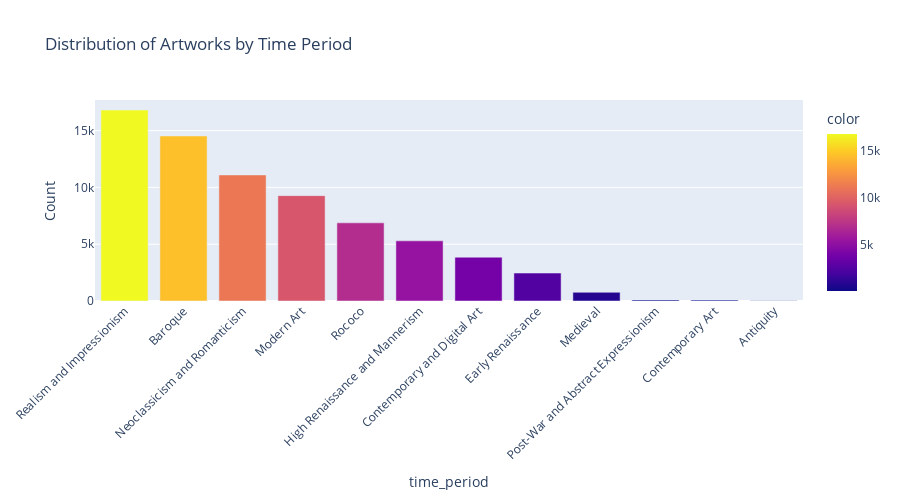

Here is the notebook cell this chart was saved with:
### Code cell
# 1. Time Period Distribution
time_period_counts = df['time_period'].value_counts()
fig1 = px.bar(time_period_counts, 
              title='Distribution of Artworks by Time Period',
              labels={'index': 'Time Period', 'value': 'Count'},
              color=time_period_counts.values,
              height=500)
fig1.update_layout(showlegend=False, xaxis_tickangle=-45)
fig1.show()

### Figure 1 — Plotly figure (JSON) as saved in the notebook; plotly's stock layout.template omitted (floating-point values rounded to 4 significant figures)
{"data": [{"alignmentgroup": "True", "hovertemplate": "time_period=%{x}<br>Count=%{y}<br>color=%{marker.color}<extra></extra>", "legendgroup": "", "marker": {"color": [16809, 14529, 11097, 9275, 6881, 5297, 3855, 2461, 765, 94, 78, 29], "coloraxis": "coloraxis", "pattern": {"shape": ""}}, "name": "", "offsetgroup": "", "orientation": "v", "showlegend": false, "textposition": "auto", "type": "bar", "x": ["Realism and Impressionism", "Baroque", "Neoclassicism and Romanticism", "Modern Art", "Rococo", "High Renaissance and Mannerism", "Contemporary and Digital Art", "Early Renaissance", "Medieval", "Post-War and Abstract Expressionism", "Contemporary Art", "Antiquity"], "xaxis": "x", "y": [16809, 14529, 11097, 9275, 6881, 5297, 3855, 2461, 765, 94, 78, 29], "yaxis": "y"}], "layout": {"barmode": "relative", "coloraxis": {"colorbar": {"title": {"text": "color"}}, "colorscale": [[0, "#0d0887"], [0.1111, "#46039f"], [0.2222, "#7201a8"], [0.3333, "#9c179e"], [0.4444, "#bd3786"], [0.5556, "#d8576b"], [0.6667, "#ed7953"], [0.7778, "#fb9f3a"], [0.8889, "#fdca26"], [1, "#f0f921"]]}, "height": 500, "legend": {"tracegroupgap": 0}, "showlegend": false, "title": {"text": "Distribution of Artworks by Time Period"}, "xaxis": {"anchor": "y", "domain": [0, 1], "tickangle": -45, "title": {"text": "time_period"}}, "yaxis": {"anchor": "x", "domain": [0, 1], "title": {"text": "Count"}}}}
